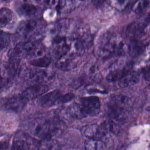
#> input picture projetsAI2/Extraction de base de données CRC et Glaucoma/datasets/CRC/01_TUMOR/10982_CRC-Prim-HE-02_009b.tif_Row_1_Col_1.tif, 150 x 150 px; its folder holds only this picture in this run
$ python descriptors.py   (older library calls are emulated)
#> lines starting #> are read from the running program, lines starting #| are printed output that depends on the picture
import cv2
import os
import glob
import numpy as np
import pandas as pd
from typing import List
from skimage.feature import graycomatrix, graycoprops
from sklearn.preprocessing import MinMaxScaler
from BiT import bio_taxo
from mahotas.features import haralick

def fct_haralick(data):
    return haralick(data).mean(0)

def fct_BiT(data):
    return bio_taxo(data)

def fct_GLCM(data):
    glcm = graycomatrix(data, [2], [0], 256, symmetric=True, normed=True)
    glcm_props = graycoprops(glcm, prop_names=("dissimilarity", "contrast", "correlation", "energy", "homogeneity"))
    return glcm_props

def change_class(cls_name):
    class_mapping = {
        "01_TUMOR": "TUMOR",
        "02_STROMA": "STROMA",
        "03_COMPLEX": "COMPLEX",
        "04_LYMPHO": "LYMPHO",
        "05_DEBRIS": "DEBRIS",
        "06_MUCOSA": "MUC",
        "07_ADIPOSE": "ADIP"
    }
    return class_mapping.get(cls_name, cls_name)

def convert_class(cls_name):
    return 0 if cls_name == 'Saudave1' else 1

def save_to_csv(features, output_path):
    df = pd.DataFrame(features)
    df.to_csv(output_path, index=False)

def process_images(image_directory, subfolders):
    features = []
    count = 0
    for image_type in subfolders:
        image_paths = glob.glob(os.path.join(image_directory, image_type, "*"))
        for image_path in image_paths:
            img = cv2.imread(image_path)
#> img is the input picture: shape (150, 150, 3); mean B, G, R 120.4, 66.6, 99
            R, G, B = cv2.split(img)
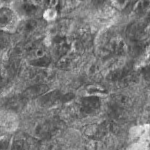
#> R: shape (150, 150); min 47, max 248, mean 120.4
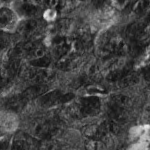
#> G: shape (150, 150); min 10, max 232, mean 66.6
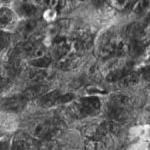
#> B: shape (150, 150); min 27, max 253, mean 99

            R_feat = fct_BiT(R)
            G_feat = fct_GLCM(G)
            B_feat = fct_haralick(B)

            if image_directory == "REFUGE":
                cls = convert_class(image_type)
            else:
                cls = change_class(image_type)
            feature = np.hstack([R_feat, G_feat, B_feat, cls])
            features.append(feature)
            count += 1
            print(f'Feature Extracted {count} --> {image_type}')
    return features

def normalize(features, output_path):
    X = np.array([row[:-1] for row in features])
    Y = np.array([row[-1] for row in features])
    scaler = MinMaxScaler()
    XN = scaler.fit_transform(X)
    normalized_data = np.hstack((XN, Y.reshape(-1, 1)))
    normalized_df = pd.DataFrame(normalized_data)
    normalized_df.to_csv(output_path, index=False)

def main():
    crc_path = r'D:\DEC\Ete2023\420-1AB-TT IA 2  VISION ARTIFICIELLE ET RECONNAISSANCE\env\labo1\datasets/CRC'
    crc_dir = os.listdir(crc_path)
    crc_features = process_images(crc_path, crc_dir)

    crc_output_path = './crc.csv'
    save_to_csv(crc_features, crc_output_path)

    normalized_output_path = './Normalized_CRC.csv'
    normalize(crc_features, normalized_output_path)

if __name__ == "__main__":
    main()
#> (the call stopped at in fct_BiT, `return bio_taxo(data)`: BiT is not available in this run)

$ run again, on projetsAI2/Extraction de base de données CRC et Glaucoma/datasets/CRC/01_TUMOR/12768_CRC-Prim-HE-06_016.tif_Row_1_Col_151.tif
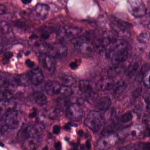
#> input picture projetsAI2/Extraction de base de données CRC et Glaucoma/datasets/CRC/01_TUMOR/12768_CRC-Prim-HE-06_016.tif_Row_1_Col_151.tif, 150 x 150 px
#> in process_images, img is the input picture: shape (150, 150, 3); mean B, G, R 93.8, 48.2, 107.4
#> in process_images, `R, G, B = cv2.split(img)`:
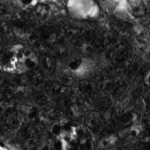
#> G: shape (150, 150); min 3, max 243, mean 48.2
#> in process_images, `R, G, B = cv2.split(img)`:
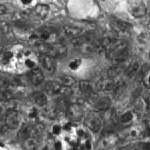
#> B: shape (150, 150); min 20, max 255, mean 107.4

$ run again, on projetsAI2/Extraction de base de données CRC et Glaucoma/datasets/CRC/01_TUMOR/13950_CRC-Prim-HE-05_005.tif_Row_451_Col_1.tif
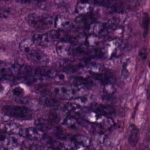
#> input picture projetsAI2/Extraction de base de données CRC et Glaucoma/datasets/CRC/01_TUMOR/13950_CRC-Prim-HE-05_005.tif_Row_451_Col_1.tif, 150 x 150 px
#> in process_images, img is the input picture: shape (150, 150, 3); mean B, G, R 91.4, 40.8, 86.5
#> in process_images, `R, G, B = cv2.split(img)`:
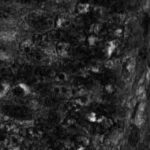
#> G: shape (150, 150); min 0, max 223, mean 40.8
#> in process_images, `R, G, B = cv2.split(img)`:
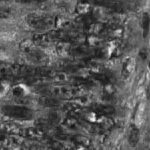
#> B: shape (150, 150); min 18, max 253, mean 86.5

$ run again, on projetsAI2/Extraction de base de données CRC et Glaucoma/datasets/CRC/01_TUMOR/15143_CRC-Prim-HE-02_003b.tif_Row_151_Col_151.tif
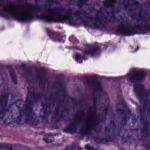
#> input picture projetsAI2/Extraction de base de données CRC et Glaucoma/datasets/CRC/01_TUMOR/15143_CRC-Prim-HE-02_003b.tif_Row_151_Col_151.tif, 150 x 150 px
#> in process_images, img is the input picture: shape (150, 150, 3); mean B, G, R 125.9, 84.6, 115.1
#> in process_images, `R, G, B = cv2.split(img)`:
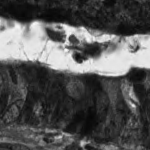
#> G: shape (150, 150); min 6, max 248, mean 84.6
#> in process_images, `R, G, B = cv2.split(img)`:
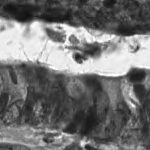
#> B: shape (150, 150); min 15, max 255, mean 115.1
